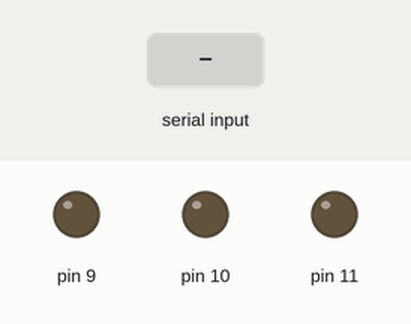
This sketch was run on a simulated Arduino Uno, built with avr-gcc and run on an emulated ATmega328P. Shown: output pins drawn as LEDs (lit = HIGH). Inputs (shaded band) come from the test bench.

Above: at 1.2 s.
1.3 s: "90,45,200\n" received over Serial
At 2.5 s:
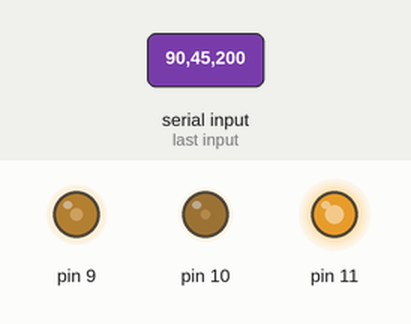
2.8 s: "30,150,10\n" received over Serial
At 3.6 s:
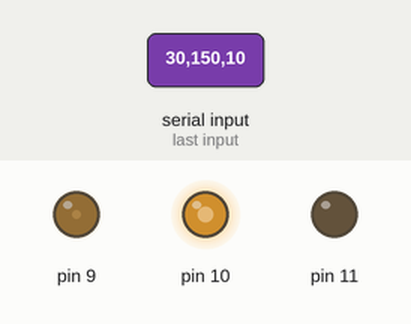
4.3 s: "90,45\n" received over Serial
At 5.5 s:
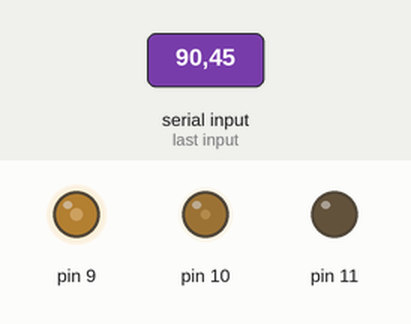
5.8 s: "5\n" received over Serial
At 7.0 s:
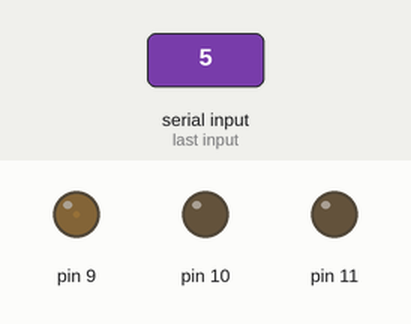
7.3 s: "90\n" received over Serial
At 7.9 s:
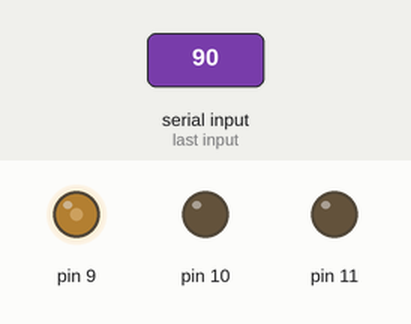
8.8 s: "200\n" received over Serial
At 9.2 s:
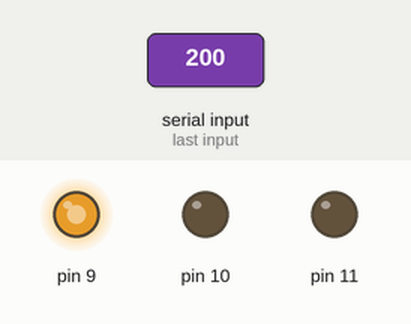
Timing chart, 0 to 11.3 s (numbered marks = the images above; inputs shaded):
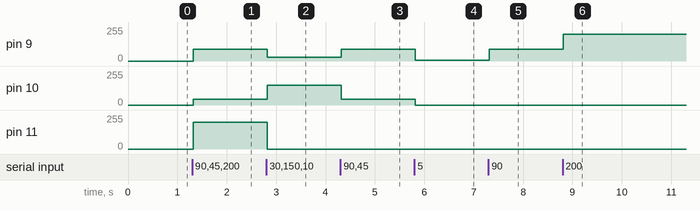

Measured:
- after the input at 1.3 s, pin 9: 0/255 → 90/255 at once; pin 10: 0/255 → 45/255 at once; pin 11: 0/255 → 200/255 at once
- after the input at 2.8 s, pin 9: 90/255 → 30/255 at once; pin 10: 45/255 → 150/255 at once; pin 11: 200/255 → 0/255 at once
- after the input at 4.3 s, pin 9: 30/255 → 90/255 at once; pin 10: 150/255 → 45/255 at once
- after the input at 5.8 s, pin 9: 90/255 → 5/255 at once; pin 10: 45/255 → 0/255 at once
- after the input at 7.3 s, pin 9: 5/255 → 90/255 at once
- after the input at 8.8 s, pin 9: 90/255 → 200/255 at once

The sketch:

uno.ino
```cpp
void setup() {
 Serial.begin(9600); // initialize serial communications
  Serial.setTimeout(10);
  pinMode(9,OUTPUT);
  pinMode(10,OUTPUT);
  pinMode(11,OUTPUT);

}

void loop() {

if(Serial.available()>0){
 String s = Serial.readString();
  int r = s.substring(0,3).toInt();
  int g = s.substring(3,6).toInt();
  int b = s.substring(6,9).toInt();

  analogWrite(9,r);
  analogWrite(10,g);
  analogWrite(11,b);
}
 delay(10);


                                            // slight delay for fast execution
}
```
